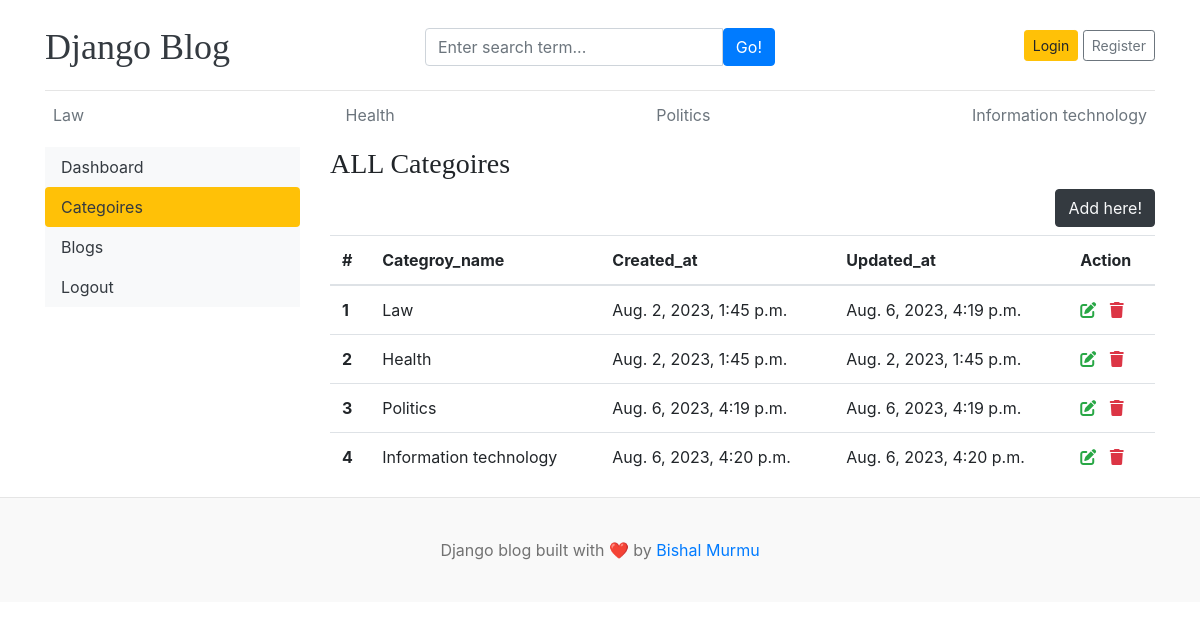
The app's page /dashboard/category/ with its own data.
### bapp/models.py (models this page shows, shortened)
class Category(models.Model):
    category_name=models.CharField(max_length=50);
    created_at=models.DateTimeField(auto_now_add=True)
    updated_at=models.DateTimeField(auto_now=True)
    class Meta:
        verbose_name_plural = "categories"

### dashboard/views.py (the view)
# urls.py: path('category/',include('bapp.urls')),
def category(request):
    return render(request,'dashboard/category.html')

### bapp/context_processors.py (called while the page is built)
def get_category(request):
    category=Category.objects.all()
    return dict(category=category)

def get_platforms(request):
    platform=socail_platforms.objects.all()
    return dict(platform=platform)

def blog_post(request):
    all_post=Blog.objects.all()
    return dict(all_post=all_post)

### templates/dashboard/category.html (shortened to what this page needs)
{% extends 'home/base.html' %}
{% block content %}
<div class='container'>
    <div class='row'>
        {% include  'nav/inclde.html' %}
        <div class='col-md-9'>
            <h3> ALL Categoires</h3>
            <a href='{% url 'add' %}'class='btn btn-dark text-light float-right mb-2'>Add here!</a>
            <table class="table table-hover">
                <thead>
                  <tr>
                    <th>#</th>
                    <th>Categroy_name</th>
                    <th>Created_at</th>
                    <th>Updated_at</th>
                    <th>Action</th>
                  </tr>
                </thead>
                <tbody>
                {% for cat in category %}
                  <tr>
                    <th scope="row">{{forloop.counter}}</th>
                    <td>{{cat.category_name}}</td>
                    <td>{{cat.created_at}}</td>
                    <td>{{cat.updated_at}}</td>
                    <td>
                       <a href="{% url 'edit' cat.id %}"><i class="fa-solid fa-pen-to-square text-success"></i></a>
                       <a href="{% url 'delete' cat.id %}"> <i class="fa-solid fa-trash text-danger"></i></a>
                    </td>
                  </tr>
                  {% endfor %}
                </tbody>
              </table>
        </div>
    </div>
    </div>
{% endblock %}

### templates/home/base.html (shortened to what this page needs)
{% load static %}
<!DOCTYPE html>
<html lang="en">
<head>
    <link href="https://getbootstrap.com/docs/4.0/dist/css/bootstrap.min.css" rel="stylesheet">
    <link href="{% static 'css/blog.css' %}" rel="stylesheet">
    <link rel="stylesheet" href="https://cdnjs.cloudflare.com/ajax/libs/font-awesome/6.4.2/css/all.min.css" />
  </head>
<body>
    <div class="container">
        <header class="blog-header py-3">
          <div class="row flex-nowrap justify-content-between align-items-center responsive">
            <div class="col-4 pt-1">
              <a class="blog-header-logo text-dark" href="/">Django Blog</a>
            </div>
            <div class="col-4 pt-1 form">
            <form action="{% url 'search' %}" method="GET">
                <div class="input-group">
                    <input class="form-control" type="text" name='search' value="{{keyword}}" placeholder="Enter search term..." aria-label="Enter search term..." aria-describedby="button-search" />
                    <button class="btn btn-primary" id="button-search" type="submit">Go!</button>
                </div>
            </form>
            </div>
            <div class="col-4 d-flex justify-content-end align-items-center">
              {%if  not user.is_authenticated %}
              <a class="btn btn-sm btn-warning" href="{% url 'login' %}">Login</a> &nbsp;
              <a class="btn btn-sm btn-outline-secondary" href="{% url 'register' %}">Register</a>
            {% else %}
            <span><a href='{% url 'dashboard' %}'>Dashboard</a></span> &nbsp;
            <span> <a href="{% url 'logout' %}">Log Out</a></span>
            {% endif %}
            </div>
          </div>
        </header>
        <div class="nav-scroller py-1 mb-2">
            <nav class="nav d-flex justify-content-between">
              {% for item in category %}
              <a class="p-2 text-muted" href="{% url 'post_by_category' item.id %}">{{item.category_name}}</a>
              {% endfor %}
            </nav>
        </div>
    </div>
    {% block content %}
    {% endblock %}
    <footer class="blog-footer" style>
        <p>Django blog built with ❤️ by <a href="#">Bishal Murmu</a></p>
    </footer>
</body>
</html>

### static/css/blog.css (style rules this page uses)
.blog-header { border-bottom: 1px solid #e5e5e5; }
.blog-header-logo { font-family: "Playfair Display", Georgia, "Times New Roman", serif; font-size: 2.25rem; }
h1, h2, h3, h4, h5, h6 { font-family: "Playfair Display", Georgia, "Times New Roman", serif; }
.blog-footer { padding: 2.5rem 0; color: #727272; text-align: center; background-color: #f9f9f9; border-top: .05rem solid #e5e5e5; }
.blog-footer p:last-child { margin-bottom: 0; }

### records on screen
Category: category_name "Law", created_at "Aug. 2, 2023, 1:45 p.m.", updated_at "Aug. 6, 2023, 4:19 p.m."
Category: category_name "Health", created_at "Aug. 2, 2023, 1:45 p.m.", updated_at "Aug. 2, 2023, 1:45 p.m."
Category: category_name "Politics", created_at "Aug. 6, 2023, 4:19 p.m.", updated_at "Aug. 6, 2023, 4:19 p.m."
Category: category_name "Information technology", created_at "Aug. 6, 2023, 4:20 p.m.", updated_at "Aug. 6, 2023, 4:20 p.m."
